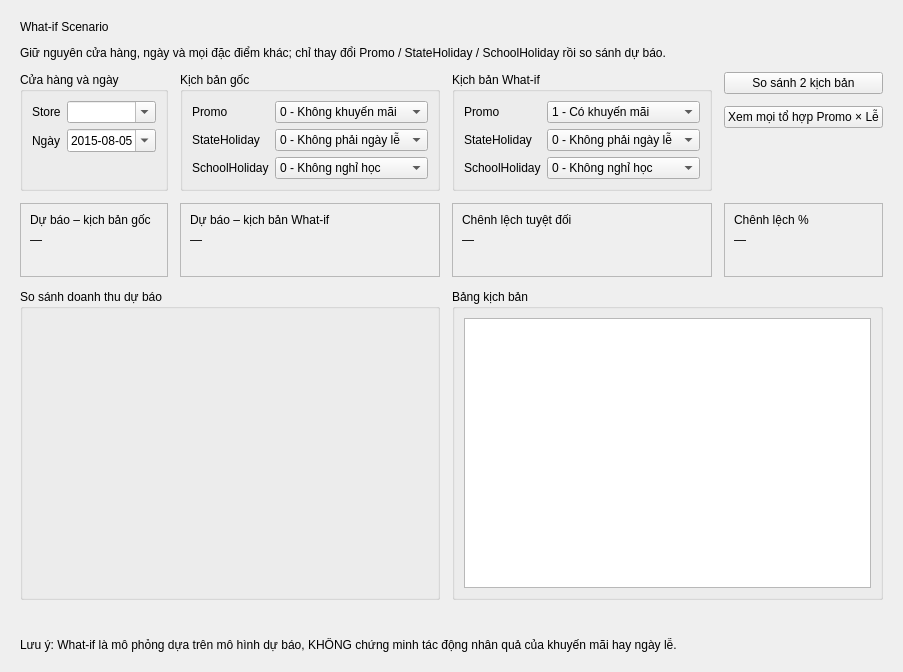
          <widget class="QWidget" name="scrollAreaContentsWhatIf">
           <layout class="QGridLayout" name="gridLayoutWhatIf">
            <property name="spacing">
             <number>12</number>
            </property>
            <property name="leftMargin">
             <number>20</number>
            </property>
            <property name="topMargin">
             <number>20</number>
            </property>
            <property name="rightMargin">
             <number>20</number>
            </property>
            <property name="bottomMargin">
             <number>20</number>
            </property>
            <item row="0" column="0" colspan="4">
             <layout class="QVBoxLayout" name="verticalLayoutWIHeader">
              <item>
               <widget class="QLabel" name="labelWITitle">
                <property name="text">
                 <string>What-if Scenario</string>
                </property>
                <property name="class" stdset="0">
                 <string notr="true">pageTitle</string>
                </property>
               </widget>
              </item>
              <item>
               <widget class="QLabel" name="labelWISubtitle">
                <property name="text">
                 <string>Giữ nguyên cửa hàng, ngày và mọi đặc điểm khác; chỉ thay đổi Promo / StateHoliday / SchoolHoliday rồi so sánh dự báo.</string>
                </property>
                <property name="wordWrap">
                 <bool>true</bool>
                </property>
                <property name="class" stdset="0">
                 <string notr="true">pageSubtitle</string>
                </property>
               </widget>
              </item>
             </layout>
            </item>
            <item row="1" column="0">
             <widget class="QGroupBox" name="groupBoxWICommon">
              <property name="title">
               <string>Cửa hàng và ngày</string>
              </property>
              <layout class="QFormLayout" name="formLayoutWICommon">
               <item row="0" column="0">
                <widget class="QLabel" name="labelWICommon0">
                 <property name="text">
                  <string>Store</string>
                 </property>
                </widget>
               </item>
               <item row="0" column="1">
                <widget class="QComboBox" name="comboBoxWIStore">
                 <property name="editable">
                  <bool>true</bool>
                 </property>
                </widget>
               </item>
               <item row="1" column="0">
                <widget class="QLabel" name="labelWICommon1">
                 <property name="text">
                  <string>Ngày</string>
                 </property>
                </widget>
               </item>
               <item row="1" column="1">
                <widget class="QDateEdit" name="dateEditWIDate">
                 <property name="calendarPopup">
                  <bool>true</bool>
                 </property>
                 <property name="displayFormat">
                  <string>yyyy-MM-dd</string>
                 </property>
                 <property name="date">
                  <date>
                   <year>2015</year>
                   <month>8</month>
                   <day>5</day>
                  </date>
                 </property>
                </widget>
               </item>
              </layout>
             </widget>
            </item>
            <item row="1" column="1">
             <widget class="QGroupBox" name="groupBoxWIBase">
              <property name="title">
               <string>Kịch bản gốc</string>
              </property>
              <layout class="QFormLayout" name="formLayoutWIBase">
               <item row="0" column="0">
                <widget class="QLabel" name="labelWIBase0">
                 <property name="text">
                  <string>Promo</string>
                 </property>
                </widget>
               </item>
               <item row="0" column="1">
                <widget class="QComboBox" name="comboBoxWIBasePromo">
                 <item>
                  <property name="text">
                   <string>0 - Không khuyến mãi</string>
                  </property>
                 </item>
                 <item>
                  <property name="text">
                   <string>1 - Có khuyến mãi</string>
                  </property>
                 </item>
                </widget>
               </item>
               <item row="1" column="0">
                <widget class="QLabel" name="labelWIBase1">
                 <property name="text">
                  <string>StateHoliday</string>
                 </property>
                </widget>
               </item>
               <item row="1" column="1">
                <widget class="QComboBox" name="comboBoxWIBaseHoliday">
                 <item>
                  <property name="text">
                   <string>0 - Không phải ngày lễ</string>
                  </property>
                 </item>
                 <item>
                  <property name="text">
                   <string>a - Lễ công cộng</string>
                  </property>
                 </item>
                 <item>
                  <property name="text">
                   <string>b - Lễ Phục sinh</string>
                  </property>
                 </item>
                 <item>
                  <property name="text">
                   <string>c - Giáng sinh</string>
                  </property>
                 </item>
                </widget>
               </item>
               <item row="2" column="0">
                <widget class="QLabel" name="labelWIBase2">
                 <property name="text">
                  <string>SchoolHoliday</string>
                 </property>
                </widget>
               </item>
               <item row="2" column="1">
                <widget class="QComboBox" name="comboBoxWIBaseSchool">
                 <item>
                  <property name="text">
                   <string>0 - Không nghỉ học</string>
                  </property>
                 </item>
                 <item>
                  <property name="text">
                   <string>1 - Nghỉ học</string>
                  </property>
                 </item>
                </widget>
               </item>
              </layout>
             </widget>
            </item>
            <item row="1" column="2">
             <widget class="QGroupBox" name="groupBoxWIScen">
              <property name="title">
               <string>Kịch bản What-if</string>
              </property>
              <layout class="QFormLayout" name="formLayoutWIScen">
               <item row="0" column="0">
                <widget class="QLabel" name="labelWIScen0">
                 <property name="text">
                  <string>Promo</string>
                 </property>
                </widget>
               </item>
               <item row="0" column="1">
                <widget class="QComboBox" name="comboBoxWIScenPromo">
                 <item>
                  <property name="text">
                   <string>0 - Không khuyến mãi</string>
                  </property>
                 </item>
                 <item>
                  <property name="text">
                   <string>1 - Có khuyến mãi</string>
                  </property>
                 </item>
                 <property name="currentIndex">
                  <number>1</number>
                 </property>
                </widget>
               </item>
               <item row="1" column="0">
                <widget class="QLabel" name="labelWIScen1">
                 <property name="text">
                  <string>StateHoliday</string>
                 </property>
                </widget>
               </item>
               <item row="1" column="1">
                <widget class="QComboBox" name="comboBoxWIScenHoliday">
                 <item>
                  <property name="text">
                   <string>0 - Không phải ngày lễ</string>
                  </property>
                 </item>
                 <item>
                  <property name="text">
                   <string>a - Lễ công cộng</string>
                  </property>
                 </item>
                 <item>
                  <property name="text">
                   <string>b - Lễ Phục sinh</string>
                  </property>
                 </item>
                 <item>
                  <property name="text">
                   <string>c - Giáng sinh</string>
                  </property>
                 </item>
                </widget>
               </item>
               <item row="2" column="0">
                <widget class="QLabel" name="labelWIScen2">
                 <property name="text">
                  <string>SchoolHoliday</string>
                 </property>
                </widget>
               </item>
               <item row="2" column="1">
                <widget class="QComboBox" name="comboBoxWIScenSchool">
                 <item>
                  <property name="text">
                   <string>0 - Không nghỉ học</string>
                  </property>
                 </item>
                 <item>
                  <property name="text">
                   <string>1 - Nghỉ học</string>
                  </property>
                 </item>
                </widget>
               </item>
              </layout>
             </widget>
            </item>
            <item row="1" column="3">
             <layout class="QVBoxLayout" name="verticalLayoutWIButtons">
              <item>
               <widget class="QPushButton" name="pushButtonRunWhatIf">
                <property name="text">
                 <string>So sánh 2 kịch bản</string>
                </property>
                <property name="class" stdset="0">
                 <string notr="true">primary</string>
                </property>
               </widget>
              </item>
              <item>
               <widget class="QPushButton" name="pushButtonRunGrid">
                <property name="text">
                 <string>Xem mọi tổ hợp Promo × Lễ</string>
                </property>
               </widget>
              </item>
              <item>
               <spacer name="verticalSpacer9">
                <property name="orientation">
                 <enum>Qt::Orientation::Vertical</enum>
                </property>
                <property name="sizeHint">
                 <size>
                  <width>20</width>
                  <height>20</height>
                 </size>
                </property>
               </spacer>
              </item>
             </layout>
            </item>
            <item row="2" column="0">
             <widget class="QFrame" name="frameWIBase">
              <property name="frameShape">
               <enum>QFrame::Shape::StyledPanel</enum>
              </property>
              <property name="class" stdset="0">
               <string notr="true">kpi</string>
              </property>
              <layout class="QVBoxLayout" name="verticalLayoutWIBase">
               <item>
                <widget class="QLabel" name="labelWIBaseTitle">
                 <property name="text">
                  <string>Dự báo – kịch bản gốc</string>
                 </property>
                 <property name="class" stdset="0">
                  <string notr="true">kpiTitle</string>
                 </property>
                </widget>
               </item>
               <item>
                <widget class="QLabel" name="labelWIBaseValue">
                 <property name="text">
                  <string>—</string>
                 </property>
                 <property name="class" stdset="0">
                  <string notr="true">kpiValue</string>
                 </property>
                </widget>
               </item>
               <item>
                <widget class="QLabel" name="labelWIBaseNote">
                 <property name="text">
                  <string/>
                 </property>
                 <property name="wordWrap">
                  <bool>true</bool>
                 </property>
                 <property name="class" stdset="0">
                  <string notr="true">kpiNote</string>
                 </property>
                </widget>
               </item>
              </layout>
             </widget>
            </item>
            <item row="2" column="1">
             <widget class="QFrame" name="frameWIScen">
              <property name="frameShape">
               <enum>QFrame::Shape::StyledPanel</enum>
              </property>
              <property name="class" stdset="0">
               <string notr="true">kpi</string>
              </property>
              <layout class="QVBoxLayout" name="verticalLayoutWIScen">
               <item>
                <widget class="QLabel" name="labelWIScenTitle">
                 <property name="text">
                  <string>Dự báo – kịch bản What-if</string>
                 </property>
                 <property name="class" stdset="0">
                  <string notr="true">kpiTitle</string>
                 </property>
                </widget>
               </item>
               <item>
                <widget class="QLabel" name="labelWIScenValue">
                 <property name="text">
                  <string>—</string>
                 </property>
                 <property name="class" stdset="0">
                  <string notr="true">kpiValue</string>
                 </property>
                </widget>
               </item>
               <item>
                <widget class="QLabel" name="labelWIScenNote">
                 <property name="text">
                  <string/>
                 </property>
                 <property name="wordWrap">
                  <bool>true</bool>
                 </property>
                 <property name="class" stdset="0">
                  <string notr="true">kpiNote</string>
                 </property>
                </widget>
               </item>
              </layout>
             </widget>
            </item>
            <item row="2" column="2">
             <widget class="QFrame" name="frameWIDiff">
              <property name="frameShape">
               <enum>QFrame::Shape::StyledPanel</enum>
              </property>
              <property name="class" stdset="0">
               <string notr="true">kpi</string>
              </property>
              <layout class="QVBoxLayout" name="verticalLayoutWIDiff">
               <item>
                <widget class="QLabel" name="labelWIDiffTitle">
                 <property name="text">
                  <string>Chênh lệch tuyệt đối</string>
                 </property>
                 <property name="class" stdset="0">
                  <string notr="true">kpiTitle</string>
                 </property>
                </widget>
               </item>
               <item>
                <widget class="QLabel" name="labelWIDiffValue">
                 <property name="text">
                  <string>—</string>
                 </property>
                 <property name="class" stdset="0">
                  <string notr="true">kpiValue</string>
                 </property>
                </widget>
               </item>
               <item>
                <widget class="QLabel" name="labelWIDiffNote">
                 <property name="text">
                  <string/>
                 </property>
                 <property name="wordWrap">
                  <bool>true</bool>
                 </property>
                 <property name="class" stdset="0">
                  <string notr="true">kpiNote</string>
                 </property>
                </widget>
               </item>
              </layout>
             </widget>
            </item>
            <item row="2" column="3">
             <widget class="QFrame" name="frameWIPct">
              <property name="frameShape">
               <enum>QFrame::Shape::StyledPanel</enum>
              </property>
              <property name="class" stdset="0">
               <string notr="true">kpi</string>
              </property>
              <layout class="QVBoxLayout" name="verticalLayoutWIPct">
               <item>
                <widget class="QLabel" name="labelWIPctTitle">
                 <property name="text">
                  <string>Chênh lệch %</string>
                 </property>
                 <property name="class" stdset="0">
                  <string notr="true">kpiTitle</string>
                 </property>
                </widget>
               </item>
               <item>
                <widget class="QLabel" name="labelWIPctValue">
                 <property name="text">
                  <string>—</string>
                 </property>
                 <property name="class" stdset="0">
                  <string notr="true">kpiValue</string>
                 </property>
                </widget>
               </item>
               <item>
                <widget class="QLabel" name="labelWIPctNote">
                 <property name="text">
                  <string/>
                 </property>
                 <property name="wordWrap">
                  <bool>true</bool>
                 </property>
                 <property name="class" stdset="0">
                  <string notr="true">kpiNote</string>
                 </property>
                </widget>
               </item>
              </layout>
             </widget>
            </item>
            <item row="3" column="0" colspan="2">
             <widget class="QGroupBox" name="groupBoxWIChart">
              <property name="title">
               <string>So sánh doanh thu dự báo</string>
              </property>
              <layout class="QVBoxLayout" name="verticalLayoutGroupWIChart">
               <item>
                <widget class="QWidget" name="widgetWIChart">
                 <property name="minimumSize">
                  <size>
                   <width>0</width>
                   <height>270</height>
                  </size>
                 </property>
                 <layout class="QVBoxLayout" name="verticalLayoutWIChart">
                  <property name="leftMargin">
                   <number>0</number>
                  </property>
                  <property name="topMargin">
                   <number>0</number>
                  </property>
                  <property name="rightMargin">
                   <number>0</number>
                  </property>
                  <property name="bottomMargin">
                   <number>0</number>
                  </property>
                 </layout>
                </widget>
               </item>
              </layout>
             </widget>
            </item>
            <item row="3" column="2" colspan="2">
             <widget class="QGroupBox" name="groupBoxWITable">
              <property name="title">
               <string>Bảng kịch bản</string>
              </property>
              <layout class="QVBoxLayout" name="verticalLayoutWITable">
               <item>
                <widget class="QTableWidget" name="tableWidgetWhatIf">
                 <property name="minimumSize">
                  <size>
                   <width>0</width>
                   <height>240</height>
                  </size>
                 </property>
                 <property name="alternatingRowColors">
                  <bool>true</bool>
                 </property>
                 <property name="editTriggers">
                  <set>QAbstractItemView::EditTrigger::NoEditTriggers</set>
                 </property>
                </widget>
               </item>
              </layout>
             </widget>
            </item>
            <item row="4" column="0" colspan="4">
             <widget class="QLabel" name="labelWIWarnings">
              <property name="text">
               <string/>
              </property>
              <property name="wordWrap">
               <bool>true</bool>
              </property>
              <property name="class" stdset="0">
               <string notr="true">warning</string>
              </property>
             </widget>
            </item>
            <item row="5" column="0" colspan="4">
             <widget class="QLabel" name="labelWIDisclaimer">
              <property name="text">
               <string>Lưu ý: What-if là mô phỏng dựa trên mô hình dự báo, KHÔNG chứng minh tác động nhân quả của khuyến mãi hay ngày lễ.</string>
              </property>
              <property name="wordWrap">
               <bool>true</bool>
              </property>
              <property name="class" stdset="0">
               <string notr="true">info</string>
              </property>
             </widget>
            </item>
           </layout>
          </widget>
